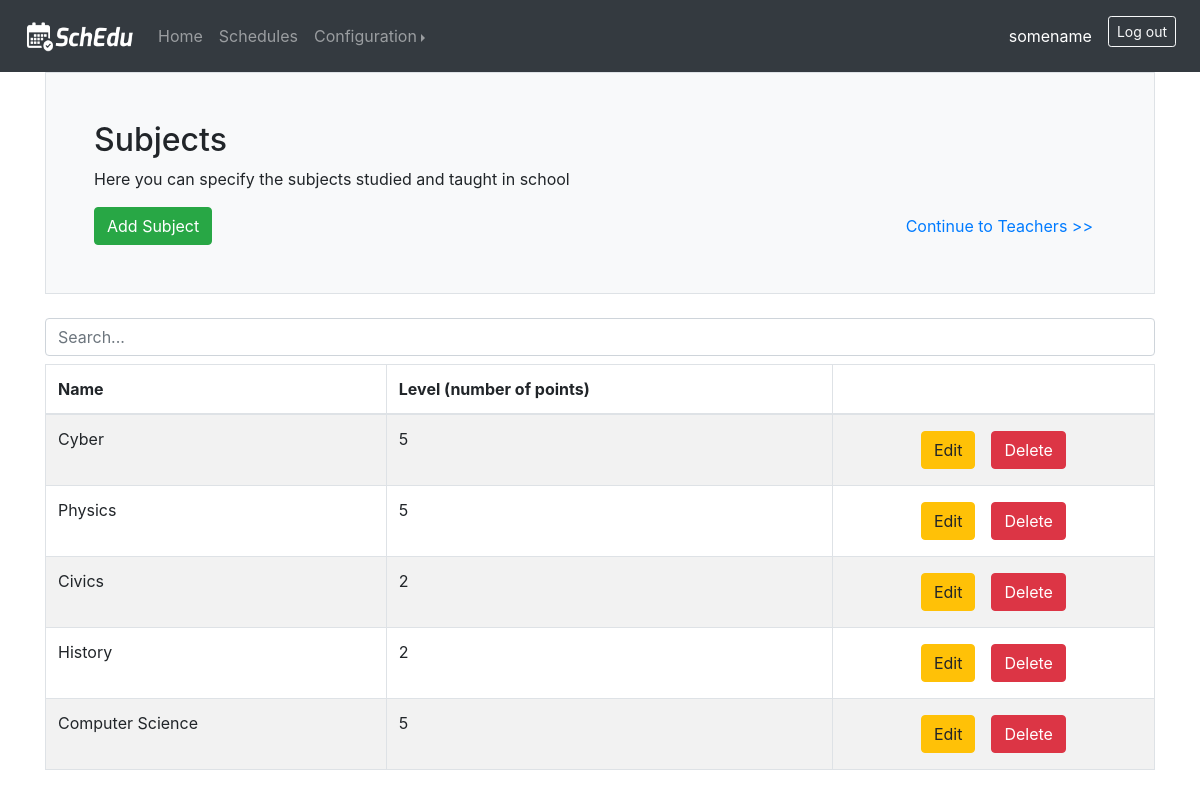
The app's page /subjects (signed in) with its own data.
### web_app/models.py (models this page shows, shortened)
class User(db.Model, UserMixin):
    id = db.Column(db.Integer, primary_key=True)
    email = db.Column(db.String(150), unique=True)
    name = db.Column(db.String(150))
    password = db.Column(db.String(150))
    classtimes = db.relationship('ClassTime', backref='user')
    days = db.relationship('Day', backref='user')
    classrooms = db.relationship('Classroom', backref='user')
    equipments = db.relationship('Equipment', backref='user')
    subjects = db.relationship('Subject', backref='user')
    students_groups = db.relationship('StudentsGroup', backref='user')
    teachers = db.relationship('Teacher', backref='user')
    classes = db.relationship('CourseClass', backref='user')
    schedules = db.relationship('Schedule', backref='user')

class Subject(db.Model):
    subject_id = db.Column(db.Integer, primary_key=True)
    name = db.Column(db.String(20))
    level = db.Column(db.Integer)
    teaching_subjects = db.relationship('Teacher', secondary=teachers_subjects, backref=db.backref('subjects', lazy='dynamic'))
    studied_subjects = db.relationship('StudentsGroup', secondary=groups_subjects, backref=db.backref('subjects', lazy='dynamic'))
    classes = db.relationship('CourseClass', backref='subject')
    user_id = db.Column(db.Integer, db.ForeignKey('user.id'))
    schedule_id = db.Column(db.Integer, db.ForeignKey('schedule.schedule_id'))

### web_app/views.py (the view)
@views.route('/subjects', methods=['GET', 'POST'])
@login_required
def subjects():
    if request.method == 'POST':
        name = request.form['name']
        level = int(request.form['level'])
        new_subject = Subject(name=name, level=level, user=current_user)
        db.session.add(new_subject)
        db.session.commit()
        return redirect(url_for('views.subjects'))
    else:
        subjects = current_user.subjects
        return render_template('subjects.html', user=current_user, subjects=subjects)

### web_app/templates/subjects.html (shortened to what this page needs)
{% extends 'base.html' %}
{% block body %}
    <div class="h-100 p-5 bg-light border rounded-3">
        <h2>Subjects</h2>
        <p>Here you can specify the subjects studied and taught in school</p>
        <div class="row">
            <div class="col">
                <button type="button" class="btn btn-success" data-toggle="modal" data-target="#addModal">Add Subject</button>
            </div>
            <div class="col text-right">
                <a type="button" class="btn btn-link" href="{{ url_for('views.teachers') }}">Continue to Teachers >></a>
            </div>
        </div>
    </div>
    <br>
    {% if subjects|length > 0 %}
        <input class="form-control mb-2" id="myInput" type="text" placeholder="Search...">
        <div class="table-responsive-md">
            <table class="table table-bordered table-striped">
                <thead>
                <tr>
                    <th>Name</th>
                    <th>Level (number of points)</th>
                    <th></th>
                </tr>
                </thead>
                <tbody id="myTable">
                {% for subject in subjects %}
                    <tr>
                        <td>{{ subject.name }}</td>
                        <td>{{ subject.level }}</td>
                        <td>
                            <div class="row justify-content-center">
                                <form method="post" action="{{ url_for('views.edit_subject') }}">
                                    <button class="btn btn-warning ml-2 mr-2 mt-1 mb-1" type="submit">Edit</button>
                                </form>
                                <form method="post" action="{{ url_for('views.delete_subject') }}">
                                    <button class="btn btn-danger ml-2 mr-2 mt-1 mb-1" type="submit">Delete</button>
                                </form>
                            </div>
                        </td>
                    </tr>
                {% endfor %}
                </tbody>
            </table>
    {% else %}
        <h6>Currently there are no subjects</h6>
    {% endif %}
{% endblock %}

### web_app/templates/base.html (shortened to what this page needs)
<!DOCTYPE html>
<html lang="en">
<head>
    <link rel="stylesheet" href="https://stackpath.bootstrapcdn.com/bootstrap/4.3.1/css/bootstrap.min.css">
    <link rel="stylesheet" href="https://cdn.jsdelivr.net/npm/bootstrap-select@1.13.14/dist/css/bootstrap-select.min.css">
</head>
<body>
    <nav class="navbar navbar-expand-lg navbar-dark bg-dark">
        <a class="navbar-brand ml-2" href="{{url_for('views.home')}}">
          <img src="/static/photos/navbarLogo.png" width="110" height="32" alt="">
        </a>
        <div class="collapse navbar-collapse" id="navbar">
          {% if user.is_authenticated %}
            <ul class="navbar-nav mr-auto">
              <li class="nav-item">
                <a class="nav-link" href="{{url_for('views.home')}}">Home <span class="sr-only">(current)</span></a>
              </li>
              <li class="nav-item">
                <a class="nav-link" href="{{ url_for('views.schedules') }}">Schedules</a>
              </li>
              <li class="nav-item dropdown">
                <div class="btn-group dropright">
                  <a class="nav-link dropdown-toggle" href="http://example.com" id="dropdown01" data-toggle="dropdown" aria-haspopup="true" aria-expanded="false">Configuration</a>
                </div>
              </li>
            </ul>
            <ul class="navbar-nav ml-auto">
              <li class="nav-item active">
                <a class="nav-link mr-2 mt-2 mb-2">{{ user.name }}<span class="sr-only">(current)</span></a>
              </li>
              <li class="nav-item">
                <a class="btn btn-outline-light mr-2 mt-2 mb-2 btn-sm" href="{{ url_for('auth.logout') }}">Log out</a>
              </li>
            </ul>
          {% endif %}
        </div>
    </nav>
    <div class="container">
      {% block body %} {% endblock %}
</body>
</html>

### records on screen
User: name "somename"
Subject: name "Cyber", level "5"
Subject: name "Physics", level "5"
Subject: name "Civics", level "2"
Subject: name "History", level "2"
Subject: name "Computer Science", level "5"
